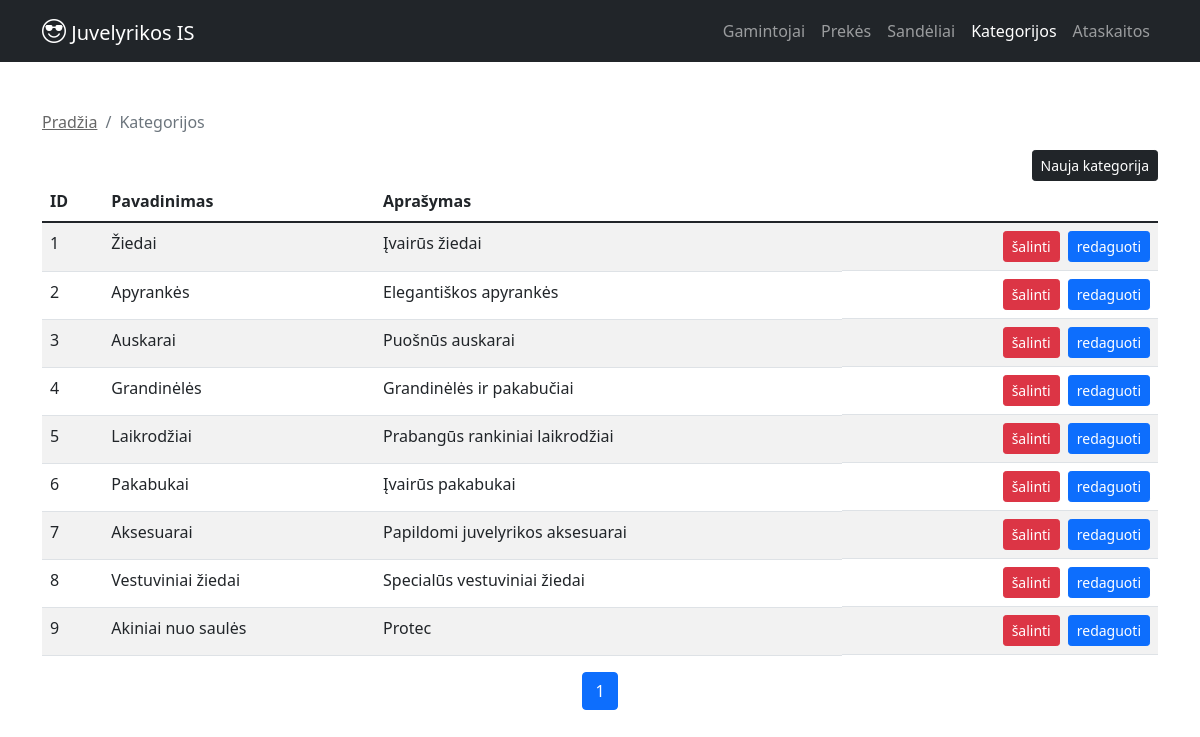
Screenshot of /index.php?module=category&action=list with the database file from the repository.
### tables this page shows
CREATE TABLE `kategorija` (
  `pavadinimas` varchar(50) NOT NULL,
  `aprasymas` varchar(255) DEFAULT NULL,
  `id_KATEGORIJA` int(11) NOT NULL
);

### controls/category/category_list.php (called while the page is built)
<?php
$categoryObj = new Category();
$elementCount = $categoryObj->getCategoryListCount();
$paging = new paging(config::NUMBER_OF_ROWS_IN_PAGE);
$paging->process($elementCount, $pageId);
$data = $categoryObj->getCategoryList($paging->size, $paging->first);
include "templates/kategorijos/kategorijos_list.tpl.php";
?>

### index.php (called while the page is built, shortened)
<?php
	include 'utils/mysql.class.php';
	include 'utils/paging.class.php';
	include 'libraries/category.class.php';
	if(isset($_GET['module'])) {
		$module = mysql::escapeFieldForSQL($_GET['module']);
	}
	include 'templates/main.tpl.php';
?>

### utils/mysql.class.php (called while the page is built, shortened)
<?php
class mysql
{
    protected static $connection;
    public static function connect()
    {
        if (!isset(self::$connection)) {
            self::$connection = new mysqli(config::DB_SERVER, config::DB_USERNAME, config::DB_PASSWORD, config::DB_NAME);
        }
        return self::$connection;
    }
    public static function query($query)
    {
        try {
            $result = self::$connection->query($query);
            return $result;
        } catch (Exception $e) {
            die($e->getMessage());
        }
    }
    public static function select($query)
    {
		$rows = array();
        $result = mysql::query($query);
        while ($row = $result->fetch_assoc()) {
            $rows[] = $row;
        }
        return $rows;
    }
	public static function escapeFieldForSQL($field) {
		return mysqli_real_escape_string(self::$connection, $field . '');
	}
}

### utils/paging.class.php (called while the page is built, shortened)
<?php
class paging {
	public $size;
	public function __construct($rowsPerPage) {
		$this->size = $rowsPerPage;
	}
	public function process($total, $currentPage) {
		$this->first = ($currentPage - 1) * $this->size;
	}
}
?>

### libraries/category.class.php (called while the page is built, shortened)
<?php
class Category {
	public function getCategoryList($limit = null, $offset = null): array
	{
		if($limit) {
			$limit = mysql::escapeFieldForSQL($limit);
		}
		$limitOffsetString = "";
		if(isset($limit)) {
			$limitOffsetString .= " LIMIT {$limit}";
			if(isset($offset)) {
				$limitOffsetString .= " OFFSET {$offset}";
			}
		}
		$query = "SELECT `kategorija`.`id_KATEGORIJA`,
					  `kategorija`.`pavadinimas`,
					  `kategorija`.`aprasymas`
				FROM `kategorija`
				{$limitOffsetString}";
		$data = mysql::select($query);
		return $data;
	}
}

### templates/kategorijos/kategorijos_list.tpl.php (the view, shortened to what this page needs)
<?php
	include 'templates/common/breadcrumb.tpl.php';
?>
<div class="d-flex flex-row-reverse gap-3">
	<a class='btn btn-dark btn-sm' href='index.php?module=<?php echo $module; ?>&action=create'>Nauja kategorija</a>
</div>
<table class="table table-striped">
	<thead>
	<tr>
		<th>ID</th>
		<th>Pavadinimas</th>
        <th>Aprašymas</th>
		<th></th>
	</tr>
	</thead>
	<tbody>
	<?php
		foreach($data as $key => $val) {
			echo
				"<tr>"
					. "<td>{$val['id_KATEGORIJA']}</td>"
					. "<td>{$val['pavadinimas']}</td>"
                    . "<td>{$val['aprasymas']}</td>"
					. "<td class='d-flex flex-row-reverse gap-2'>"
						. "<a href='index.php?module={$module}&action=edit&id={$val['id_KATEGORIJA']}'class='btn btn-primary btn-sm'>redaguoti</a>"
						. "<a href='#' onclick='showConfirmDialog(\"{$module}\", \"{$val['id_KATEGORIJA']}\"); return false;'class='btn btn-danger btn-sm'>šalinti</a>&nbsp;"
					. "</td>"
				. "</tr>";
		}
	?>
	</tbody>
</table>
<?php
	include 'templates/common/paging.tpl.php';
?>

### style/custom.css (style rules this page uses)
html, body { height:100%; }
a { color: rgba(0,0,0,0.6); }

### rows the page displays
kategorija: id_KATEGORIJA "1", pavadinimas "Žiedai", aprasymas "Įvairūs žiedai"
kategorija: id_KATEGORIJA "2", pavadinimas "Apyrankės", aprasymas "Elegantiškos apyrankės"
kategorija: id_KATEGORIJA "3", pavadinimas "Auskarai", aprasymas "Puošnūs auskarai"
kategorija: id_KATEGORIJA "4", pavadinimas "Grandinėlės", aprasymas "Grandinėlės ir pakabučiai"
kategorija: id_KATEGORIJA "5", pavadinimas "Laikrodžiai", aprasymas "Prabangūs rankiniai laikrodžiai"
kategorija: id_KATEGORIJA "6", pavadinimas "Pakabukai", aprasymas "Įvairūs pakabukai"
kategorija: id_KATEGORIJA "7", pavadinimas "Aksesuarai", aprasymas "Papildomi juvelyrikos aksesuarai"
kategorija: id_KATEGORIJA "8", pavadinimas "Vestuviniai žiedai", aprasymas "Specialūs vestuviniai žiedai"
kategorija: id_KATEGORIJA "9", pavadinimas "Akiniai nuo saulės", aprasymas "Protec"

### other values shown
$item['title'] "Pradžia"
$item['title'] "Kategorijos"
$value['page'] "1"
